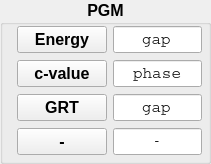
                 <widget class="QGroupBox" name="groupBox_PGM">
                  <property name="font">
                   <font>
                    <pointsize>12</pointsize>
                    <weight>75</weight>
                    <bold>true</bold>
                    <kerning>true</kerning>
                   </font>
                  </property>
                  <property name="title">
                   <string>PGM</string>
                  </property>
                  <property name="alignment">
                   <set>Qt::AlignHCenter|Qt::AlignTop</set>
                  </property>
                  <widget class="QLineEdit" name="lineEdit_PGM_Energy">
                   <property name="geometry">
                    <rect>
                     <x>113</x>
                     <y>26</y>
                     <width>89</width>
                     <height>27</height>
                    </rect>
                   </property>
                   <property name="sizePolicy">
                    <sizepolicy hsizetype="Fixed" vsizetype="Fixed">
                     <horstretch>0</horstretch>
                     <verstretch>0</verstretch>
                    </sizepolicy>
                   </property>
                   <property name="font">
                    <font>
                     <family>Courier</family>
                     <pointsize>12</pointsize>
                     <weight>50</weight>
                     <bold>false</bold>
                    </font>
                   </property>
                   <property name="statusTip">
                    <string>optic 1</string>
                   </property>
                   <property name="whatsThis">
                    <string>first optic title</string>
                   </property>
                   <property name="text">
                    <string>gap</string>
                   </property>
                   <property name="alignment">
                    <set>Qt::AlignCenter</set>
                   </property>
                  </widget>
                  <widget class="QPushButton" name="pushButton_PGM_Energy">
                   <property name="geometry">
                    <rect>
                     <x>17</x>
                     <y>26</y>
                     <width>90</width>
                     <height>27</height>
                    </rect>
                   </property>
                   <property name="sizePolicy">
                    <sizepolicy hsizetype="Fixed" vsizetype="Fixed">
                     <horstretch>0</horstretch>
                     <verstretch>0</verstretch>
                    </sizepolicy>
                   </property>
                   <property name="font">
                    <font>
                     <weight>75</weight>
                     <bold>true</bold>
                    </font>
                   </property>
                   <property name="text">
                    <string>Energy</string>
                   </property>
                  </widget>
                  <widget class="QLineEdit" name="lineEdit_PGM_c">
                   <property name="geometry">
                    <rect>
                     <x>113</x>
                     <y>60</y>
                     <width>89</width>
                     <height>27</height>
                    </rect>
                   </property>
                   <property name="sizePolicy">
                    <sizepolicy hsizetype="Fixed" vsizetype="Fixed">
                     <horstretch>0</horstretch>
                     <verstretch>0</verstretch>
                    </sizepolicy>
                   </property>
                   <property name="font">
                    <font>
                     <family>Courier</family>
                     <pointsize>12</pointsize>
                     <weight>50</weight>
                     <bold>false</bold>
                    </font>
                   </property>
                   <property name="statusTip">
                    <string>optic 1</string>
                   </property>
                   <property name="whatsThis">
                    <string>first optic title</string>
                   </property>
                   <property name="text">
                    <string>phase</string>
                   </property>
                   <property name="alignment">
                    <set>Qt::AlignCenter</set>
                   </property>
                  </widget>
                  <widget class="QLineEdit" name="lineEdit_PGM_grt">
                   <property name="enabled">
                    <bool>true</bool>
                   </property>
                   <property name="geometry">
                    <rect>
                     <x>113</x>
                     <y>94</y>
                     <width>89</width>
                     <height>27</height>
                    </rect>
                   </property>
                   <property name="sizePolicy">
                    <sizepolicy hsizetype="Fixed" vsizetype="Fixed">
                     <horstretch>0</horstretch>
                     <verstretch>0</verstretch>
                    </sizepolicy>
                   </property>
                   <property name="font">
                    <font>
                     <family>Courier</family>
                     <pointsize>12</pointsize>
                     <weight>50</weight>
                     <bold>false</bold>
                    </font>
                   </property>
                   <property name="statusTip">
                    <string>optic 1</string>
                   </property>
                   <property name="whatsThis">
                    <string>first optic title</string>
                   </property>
                   <property name="text">
                    <string>gap</string>
                   </property>
                   <property name="frame">
                    <bool>true</bool>
                   </property>
                   <property name="alignment">
                    <set>Qt::AlignCenter</set>
                   </property>
                   <property name="clearButtonEnabled" stdset="0">
                    <bool>false</bool>
                   </property>
                  </widget>
                  <widget class="QPushButton" name="pushButton_PGM_c">
                   <property name="geometry">
                    <rect>
                     <x>17</x>
                     <y>60</y>
                     <width>90</width>
                     <height>27</height>
                    </rect>
                   </property>
                   <property name="sizePolicy">
                    <sizepolicy hsizetype="Fixed" vsizetype="Fixed">
                     <horstretch>0</horstretch>
                     <verstretch>0</verstretch>
                    </sizepolicy>
                   </property>
                   <property name="font">
                    <font>
                     <weight>75</weight>
                     <bold>true</bold>
                    </font>
                   </property>
                   <property name="text">
                    <string>c-value</string>
                   </property>
                  </widget>
                  <widget class="QPushButton" name="pushButton_PGM_grt">
                   <property name="geometry">
                    <rect>
                     <x>17</x>
                     <y>94</y>
                     <width>90</width>
                     <height>27</height>
                    </rect>
                   </property>
                   <property name="sizePolicy">
                    <sizepolicy hsizetype="Fixed" vsizetype="Fixed">
                     <horstretch>0</horstretch>
                     <verstretch>0</verstretch>
                    </sizepolicy>
                   </property>
                   <property name="font">
                    <font>
                     <weight>75</weight>
                     <bold>true</bold>
                    </font>
                   </property>
                   <property name="text">
                    <string>GRT</string>
                   </property>
                  </widget>
                  <widget class="QPushButton" name="pushButton_PGM_spare">
                   <property name="geometry">
                    <rect>
                     <x>17</x>
                     <y>128</y>
                     <width>90</width>
                     <height>27</height>
                    </rect>
                   </property>
                   <property name="sizePolicy">
                    <sizepolicy hsizetype="Fixed" vsizetype="Fixed">
                     <horstretch>0</horstretch>
                     <verstretch>0</verstretch>
                    </sizepolicy>
                   </property>
                   <property name="font">
                    <font>
                     <weight>75</weight>
                     <bold>true</bold>
                    </font>
                   </property>
                   <property name="text">
                    <string>-</string>
                   </property>
                  </widget>
                  <widget class="QLineEdit" name="lineEdit_PGM_spare">
                   <property name="enabled">
                    <bool>true</bool>
                   </property>
                   <property name="geometry">
                    <rect>
                     <x>113</x>
                     <y>128</y>
                     <width>89</width>
                     <height>27</height>
                    </rect>
                   </property>
                   <property name="sizePolicy">
                    <sizepolicy hsizetype="Fixed" vsizetype="Fixed">
                     <horstretch>0</horstretch>
                     <verstretch>0</verstretch>
                    </sizepolicy>
                   </property>
                   <property name="font">
                    <font>
                     <family>Courier</family>
                     <pointsize>12</pointsize>
                     <weight>50</weight>
                     <bold>false</bold>
                    </font>
                   </property>
                   <property name="statusTip">
                    <string>optic 1</string>
                   </property>
                   <property name="whatsThis">
                    <string>first optic title</string>
                   </property>
                   <property name="text">
                    <string>-</string>
                   </property>
                   <property name="frame">
                    <bool>true</bool>
                   </property>
                   <property name="alignment">
                    <set>Qt::AlignCenter</set>
                   </property>
                  </widget>
                 </widget>
